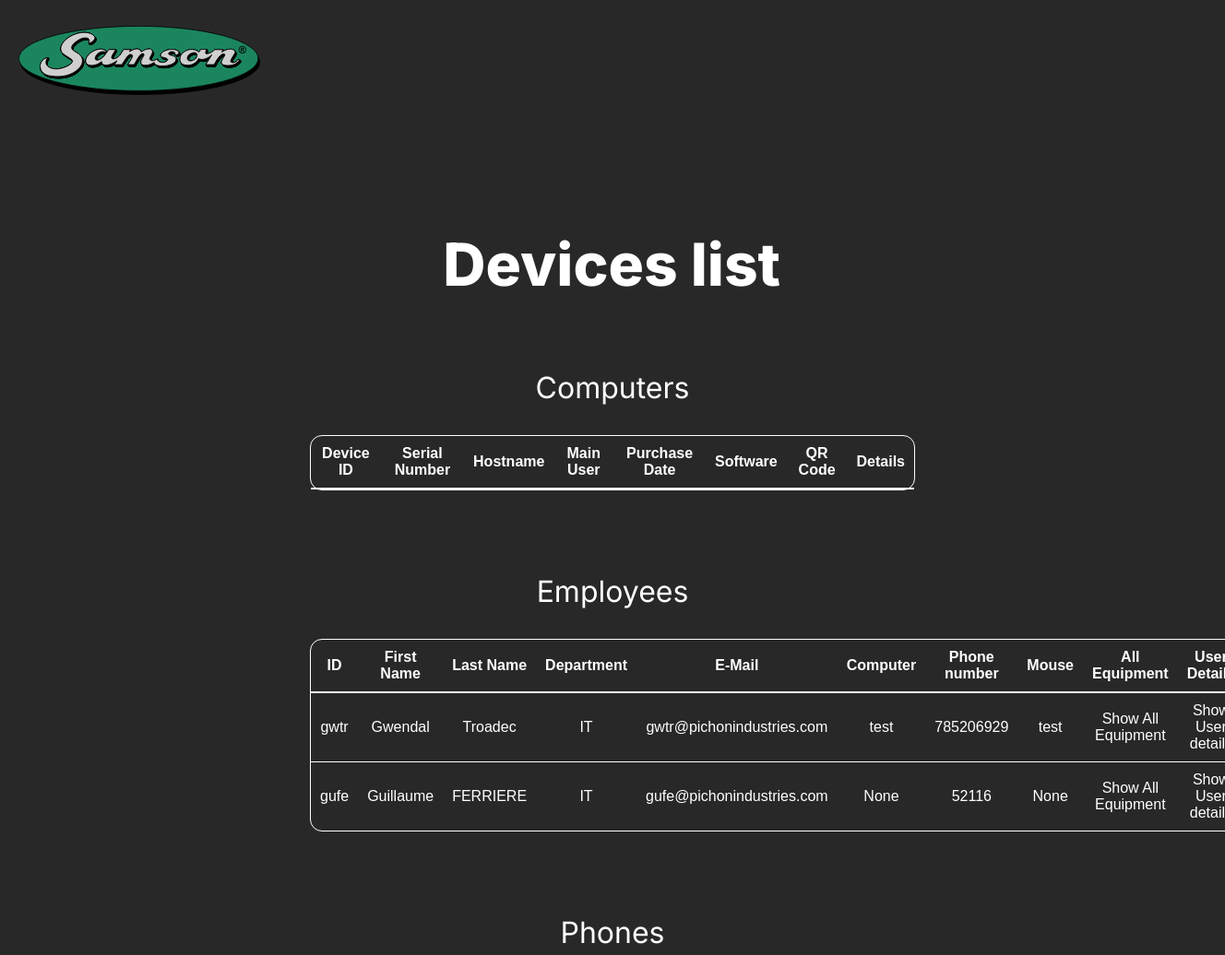
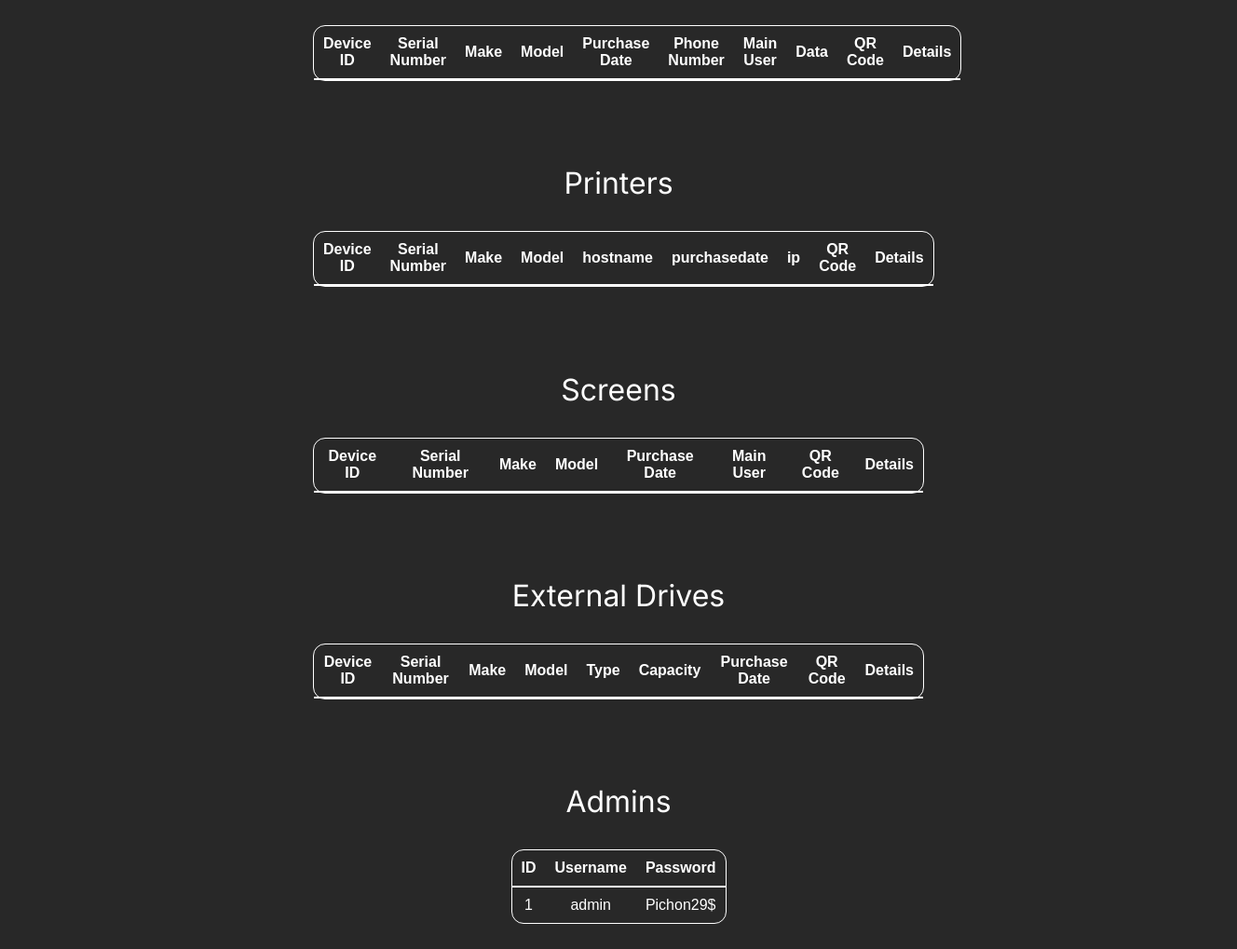
Page /show_devices (signed in) on the committed database (2 pictures, top to bottom).
### tables this page shows
CREATE TABLE Users (id TEXT PRIMARY KEY UNIQUE NOT NULL, firstname TEXT NOT NULL, lastname TEXT, department TEXT NOT NULL, email TEXT, computer INTEGER, phone INTEGER, mouse INTEGER);

CREATE TABLE Admins (id INTEGER PRIMARY KEY AUTOINCREMENT UNIQUE NOT NULL, username TEXT UNIQUE NOT NULL, password TEXT UNIQUE NOT NULL);

### app.py (the view)
@app.route("/show_devices")
def show_devices():
    if 'loggedin' in session and session['loggedin']:
        print('Logged in')
        conn = sqlite3.connect('inv_pichon.db')
        cur = conn.cursor()
        print(cur.execute("SELECT * from Computers").fetchall())
        computers_table = cur.execute("SELECT * from Computers").fetchall() # Récupération des données des tables depuis la base de données
        printers_table = cur.execute("SELECT * from Printers").fetchall()
        screens_table = cur.execute("SELECT * from Screens").fetchall()
        admins_table = cur.execute("SELECT * from Admins").fetchall()
        phones_table = cur.execute("SELECT * from Phones").fetchall()
        employees_table = cur.execute("SELECT * from Users").fetchall()
        externaldrives_table = cur.execute("SELECT * from ExternalDrives").fetchall()
        return render_template('show_devices.html',computers=computers_table, printers=printers_table, screens=screens_table, admins=admins_table, phones=phones_table,externaldrives=externaldrives_table, employees=employees_table)
    else:
        return render_template('login.html')

### templates/show_devices.html (shortened to what this page needs)
<!DOCTYPE html>
<html lang="en">
<head>
    <link href="{{url_for('static', filename='datatables.min.css')}}" rel="stylesheet">
</head>
<body>
    <div class="device-page">
        <div class="barre">
            <div class="barre-left">
                <a href="{{ url_for('home')}}">
                    <img class="samson-logo" src="/static/samson-agro-logo.svg" id="6:4"/>
                </a>
            </div>
        </div>
        <p class="device-Jfo" id="2:10">Devices list</p>
        <div class="table-block" style="width: 50%;">
            <p class="table-title">Computers</p>
            <table class="devices-table" id="ComputersTable">
                <thead>
                    <tr>
                        <th>Device ID</th>
                        <th>Serial Number</th>
                        <th>Hostname</th>
                        <th>Main User</th>
                        <th>Purchase Date</th>
                        <th>Software</th>
                        <th>QR Code</th>
                        <th>Details</th>
                    </tr>
                </thead>
            </table>
        </div>
        <div class="table-block" style="width: 50%;">
            <p class="table-title">Employees</p>
            <table class="devices-table" id="EmployeesTable">
                <thead>
                    <tr>
                        <th>ID</th>
                        <th>First Name</th>
                        <th>Last Name</th>
                        <th>Department</th>
                        <th>E-Mail</th>
                        <th>Computer</th>
                        <th>Phone number</th>
                        <th>Mouse</th>
                        <th>All Equipment</th>
                        <th>User Details</th>
                    </tr>
                </thead>
                <tbody>
                    {% for row in employees %}
                    <tr class="devices-column">
                        <td> {{ row[0] }}</td>
                        <td> {{ row[1] }}</td>
                        <td> {{ row[2] }}</td>
                        <td> {{ row[3] }}</td>
                        <td> {{ row[4] }}</td>
                        <td> {{ row[5] }}</td>
                        <td> {{ row[6] }}</td>
                        <td> {{ row[7] }}</td>
                        <td>Show All Equipment</td>
                        <td>Show User details</td>
                    </tr>
                    {% endfor %}
                </tbody>
            </table>
        </div>
        <div class="table-block" style="width: 50%;">
            <p class="table-title">Phones</p>
            <table class="devices-table" id="PhonesTable">
                <thead>
                    <tr>
                        <th>Device ID</th>
                        <th>Serial Number</th>
                        <th>Make</th>
                        <th>Model</th>
                        <th>Purchase Date</th>
                        <th>Phone Number</th>
                        <th>Main User</th>
                        <th>Data</th>
                        <th>QR Code</th>
                        <th>Details</th>
                    </tr>
                </thead>
            </table>
        </div>
        <div class="table-block" style="width: 50%;">
            <p class="table-title">Printers</p>
            <table class="devices-table" id="PrintersTable">
                <thead>
                    <tr>
                        <th>Device ID</th>
                        <th>Serial Number</th>
                        <th>Make</th>
                        <th>Model</th>
                        <th>hostname</th>
                        <th>purchasedate</th>
                        <th>ip</th>
                        <th>QR Code</th>
                        <th>Details</th>
                    </tr>
                </thead>
            </table>
        </div>
        <div class="table-block" style="width: 50%;">
            <p class="table-title">Screens</p>
            <table class="devices-table" id="ScreensTable">
                <thead>
                    <tr>
                        <th>Device ID</th>
                        <th>Serial Number</th>
                        <th>Make</th>
                        <th>Model</th>
                        <th>Purchase Date</th>
                        <th>Main User</th>
                        <th>QR Code</th>
                        <th>Details</th>
                    </tr>
                </thead>
            </table>
        </div>
        <div class="table-block" style="width: 50%;">
            <p class="table-title">External Drives</p>
            <table class="devices-table" id="ExternalDrivesTable">
                <thead>
                    <tr>
                        <th>Device ID</th>
                        <th>Serial Number</th>
                        <th>Make</th>
                        <th>Model</th>
                        <th>Type</th>
                        <th>Capacity</th>
                        <th>Purchase Date</th>
                        <th>QR Code</th>
                        <th>Details</th>
                    </tr>
                </thead>
            </table>
        </div>
        <div class="table-block" style="width: 50%;">
            <p class="table-title">Admins</p>
            <table class="devices-table", id="AdminsTable">
                <thead>
                    <tr>
                        <th>ID</th>
                        <th>Username</th>
                        <th>Password</th>
                    </tr>
                </thead>
                <tbody>
                    {% for row in admins %}
                    <tr class="devices-column">
                        <td> {{ row[0] }}</td>
                        <td> {{ row[1] }}</td>
                        <td> {{ row[2] }}</td>
                    </tr>
                    {% endfor %}
                </tbody>
            </table>
        </div>
    </div>
</body>
</html>

### templates/show_devices.html (style rules this page uses)
.table-block { text-align: center; align-items: center; margin: 0 auto; width: fit-content; }
table.devices-table { border: 1px solid rgb(255, 255, 255); border-radius: 13px; border-spacing: 0; color: #ffffff; font-family: Arial, Helvetica, sans-serif; }
table.devices-table th { border-bottom: 2px solid rgb(255, 255, 255); padding: 10px; }
table.devices-table td { border-bottom: 1px solid rgb(255, 255, 255); padding: 10px; }
.devices-table { margin: auto; }
table.devices-table tr:last-child > td { border-bottom: none; }
.table-title { color: #ffffff; font-family: Inter, 'Source Sans Pro'; font-size: 2rem; text-align: center; }
.barre { display: flex; flex-direction: row; justify-content: space-between; width: 100%; }
.barre-left { display: flex; }
body { background-color: #282828; }
.device-page { background-color: #282828; display: flexbox; flex-direction: column; align-items: center; text-align: center; }
.samson-logo { display: flex; height: 4.7rem; width: 16.4rem; position: absolute; left: 0px; padding: 20px 20px; vertical-align: top; }
.device-Jfo { color: #ffffff; font-family: Inter, 'Source Sans Pro'; font-size: 4rem; font-weight: 800; line-height: 1.2125; margin: 15rem 0.1rem 4.7rem 0rem; white-space: nowrap; }
a:link, a:visited, a:hover, a:active { text-decoration: none; color: #ffffff; }

### rows in the picture
Users: id "gwtr", firstname "Gwendal", lastname "Troadec", department "IT", email "gwtr@pichonindustries.com", computer "test", phone "785206929", mouse "test"
Users: id "gufe", firstname "Guillaume", lastname "FERRIERE", department "IT", email "gufe@pichonindustries.com", row "None", phone "52116"
Admins: id "1", username "admin", password "Pichon29$"
